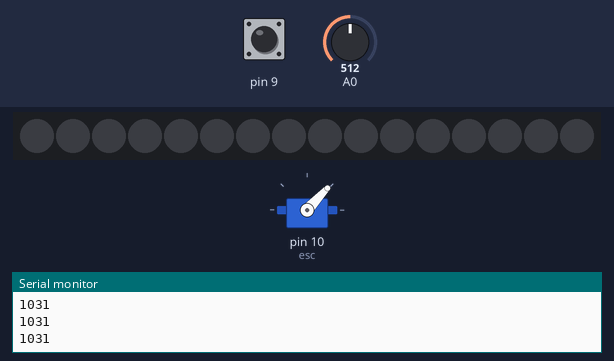
The sketch below on a simulated Arduino Leonardo, built with avr-gcc and run on an emulated ATmega32U4. Shown: servo, 16 RGB LEDs in strip order, left to right, the last lines printed to the serial monitor. The test bench sets the inputs (shaded band); at power-on: A0 = 512, pin 9 HIGH. USB keyboard and mouse output is not drawn.

Above: at 1.2 s.
1.3 s: A0 set to 900
At 2.2 s:
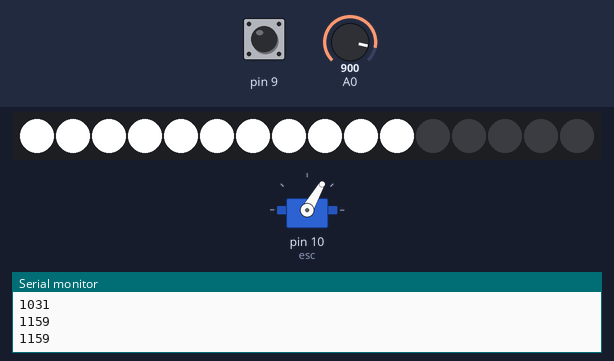
3.0 s: A0 set to 1009
At 3.4 s:
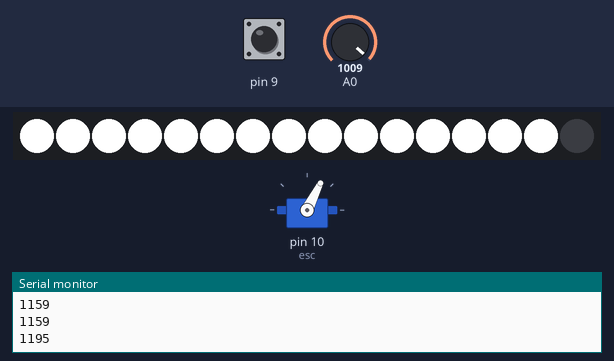
4.5 s: A0 set to 1023
At 5.7 s:
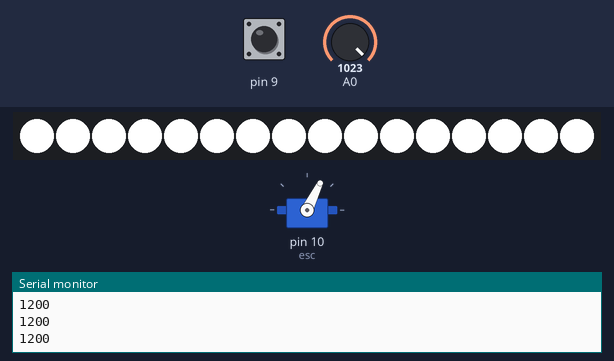
6.1 s: A0 set to 122
At 6.8 s:
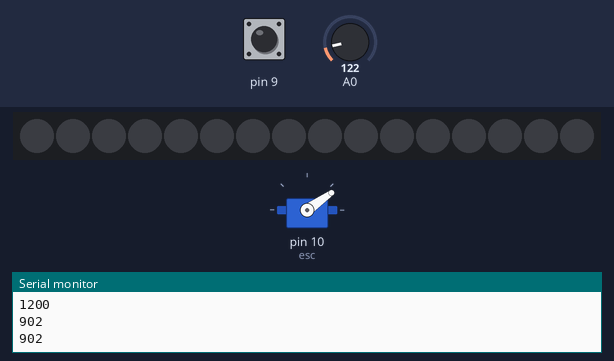
7.6 s: A0 set to 610
At 7.9 s:
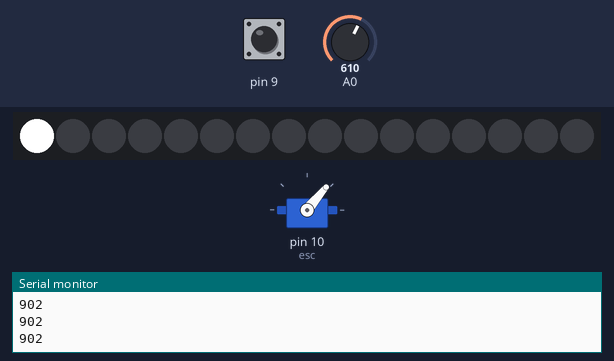
9.1 s: A0 set to 584
At 9.9 s:
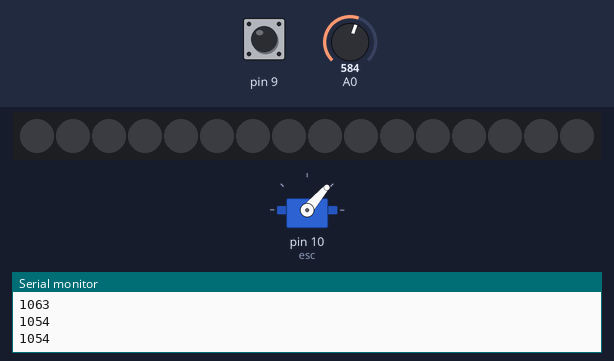
Timing chart, 0 to 11.6 s (numbered marks = the images above; inputs shaded):
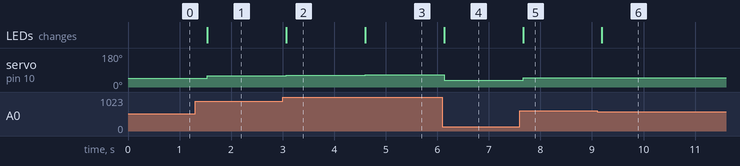

The sketch:

joystickNeopixelDrone.ino
```cpp
#include <Keyboard.h>
#include <Servo.h>
#include <FastLED.h>
#define NUM_LEDS 16
#define DATA_PIN 3
//PWM pinout: 3,5,6,9,10,11,13

CRGB leds[NUM_LEDS];
Servo srv0, srv1, srv2, srv3, esc;
boolean rtFlag=false;
int srvPos,push,upDown,numLedsToLight, escval;


void setup() {
  pinMode(9, INPUT_PULLUP);
  FastLED.addLeds<NEOPIXEL, DATA_PIN>(leds, NUM_LEDS);
  esc.attach(10); //Specify the esc signal pin,Here as D8
  esc.writeMicroseconds(1000); //initialize the signal to 1000

  Keyboard.begin();
  Serial.begin(9600);
}

void loop() {
  push = digitalRead(9);
  upDown = analogRead(A0);
  numLedsToLight = map(upDown, 570, 1023, 0, NUM_LEDS);
  escval= map(upDown, 570, 1023,1050,1200);

  ledControl();
  joystickControl();
  esc.writeMicroseconds(escval); //using val as the signal to esc

  delay(250);

  //Serial.print(buttonValue);
  //Serial.print(',');
  //Serial.print(potValue);
//  Serial.print(',');
//  Serial.print(lightValue);
  Serial.println(escval);
}
void joystickControl(){
  if(push ==HIGH){
    if(rtFlag){
      Keyboard.write('t');
      rtFlag = false;
    }else if(!rtFlag){
      Keyboard.write(0xB0);//return
      rtFlag = true;
    }
  }
  if(upDown >=900){
    Keyboard.write('k');
    rtFlag = true;
  }else if(upDown <=600){
    Keyboard.write('j');
    rtFlag = true;
  }
}
void ledControl(){
  FastLED.clear();
  for(int led = 0; led < numLedsToLight; led++) {
      leds[led] = CRGB::White;
  }
  FastLED.show();
}
```

Measured:
- after the input at 1.3 s, servo on pin 10 (esc): 47° → 60° after 0.24 s; the LEDs: change after 0.24 s (image 1)
- after the input at 3.0 s, servo on pin 10 (esc): 60° → 63° after 0.07 s; the LEDs: change after 0.07 s (image 2)
- after the input at 4.5 s, servo on pin 10 (esc): 63° → 64° after 0.11 s; the LEDs: change after 0.11 s (image 3)
- after the input at 6.1 s, servo on pin 10 (esc): 64° → 35° at once; the LEDs: change at once (image 4)
- after the input at 7.6 s, servo on pin 10 (esc): 35° → 50° after 0.07 s; the LEDs: change after 0.07 s (image 5)
- after the input at 9.1 s, servo on pin 10 (esc): 50° → 49° after 0.09 s; the LEDs: change after 0.09 s (image 6)
